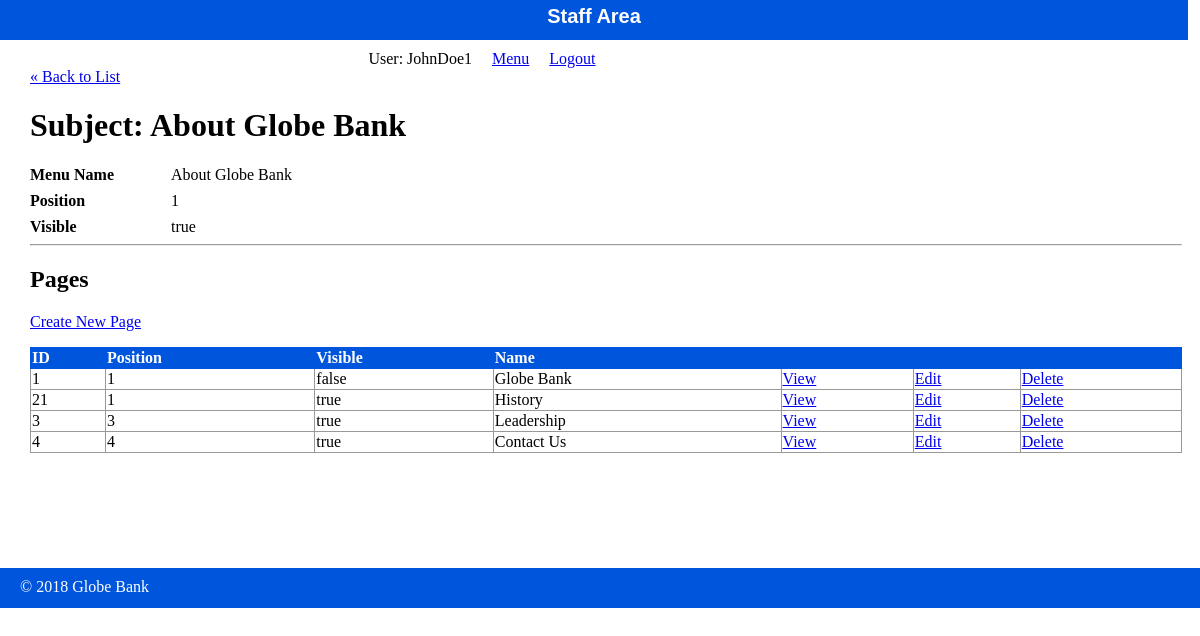
/staff/subjects/show.php (signed in), run on the app's committed database.
### tables this page shows
CREATE TABLE `subjects` (
  `id` int(11) NOT NULL,
  `menu_name` varchar(255) DEFAULT NULL,
  `position` int(3) DEFAULT NULL,
  `visible` tinyint(1) DEFAULT NULL
);

CREATE TABLE `pages` (
  `id` int(11) NOT NULL,
  `subject_id` int(11) NOT NULL,
  `page_name` varchar(255) DEFAULT NULL,
  `position` int(3) DEFAULT NULL,
  `visible` tinyint(4) NOT NULL DEFAULT '1',
  `content` text NOT NULL
);

### private/functions.php (called while the page is built, shortened)
<?php
function url_for($script_path) {
    return WWW_ROOT . $script_path;
}
function u($string = "") {
    return urlencode($string);
}
function h($string = "") {
    return htmlspecialchars($string);
}

### private/database.php (called while the page is built, shortened)
<?php
function db_escape($connection, $string) {
    return mysqli_real_escape_string($connection, $string);
}

### private/query_functions.php (called while the page is built, shortened)
<?php
function find_subject_by_id($id, $options = []) {
    global $db;
    $visible = $options['visible'] ?? false;
    $sql = "SELECT * FROM subjects ";
    $sql .= "WHERE id='" . db_escape($db, $id) . "' ";
    $result = mysqli_query($db, $sql);
    $subject = mysqli_fetch_assoc($result);
    return $subject;
}
function find_pages_by_subject_id($subject_id, $options = []) {
    global $db;
    $visible = $options['visible'] ?? false;
    $sql = "SELECT * FROM pages ";
    $sql .= "WHERE subject_id='" . db_escape($db, $subject_id) . "' ";
    $sql .= "ORDER BY position ASC";
    $result = mysqli_query($db, $sql);
    return $result;
}

### public/staff/subjects/show.php (the view, shortened to what this page needs)
<?php
$id = $_GET['id'] ?? '1';
$subject = find_subject_by_id($id);
$result_set = find_pages_by_subject_id($id);
?>
<?php include(SHARED_PATH . '/staff_header.php'); ?>
<div id="content">
    <a class="back-link" href="<?php echo url_for('/staff/subjects/index.php'); ?>">&laquo; Back to List</a>
    <div class="subject show">
        <h1>Subject: <?php echo h($subject['menu_name']); ?></h1>
        <div class="attributes">
            <dl>
                <dt>Menu Name</dt>
                <dd><?php echo h($subject['menu_name']); ?></dd>
            </dl>
            <dl>
                <dt>Position</dt>
                <dd><?php echo h($subject['position']); ?></dd>
            </dl>
            <dl>
                <dt>Visible</dt>
                <dd><?php echo $subject['visible'] == '1' ? 'true' : 'false'; ?></dd>
            </dl>
        </div>
        <hr/>
        <div class="pages listing">
            <h2>Pages</h2>
            <div class="actions">
                <a class="action" href="<?php echo url_for('/staff/pages/new.php?subject_id='.h(u($subject['id']))); ?>">Create New Page</a>
            </div>
            <table class="list">
                <tr>
                    <th>ID</th>
                    <th>Position</th>
                    <th>Visible</th>
                    <th>Name</th>
                    <th>&nbsp;</th>
                    <th>&nbsp;</th>
                    <th>&nbsp;</th>
                </tr>
                <?php while ($page = mysqli_fetch_assoc($result_set)) { ?>
                    <tr>
                        <td><?php echo h($page['id']); ?></td>
                        <td><?php echo h($page['position']); ?></td>
                        <td><?php echo $page['visible'] == 1 ? 'true' : 'false'; ?></td>
                        <td><?php echo h($page['page_name']); ?></td>
                        <td><a class="action" href="<?php echo url_for('/staff/pages/show.php?id=' . h(u($page['id']))); ?>">View</a></td>
                        <td><a class="action" href="<?php echo url_for('/staff/pages/edit.php?id=' . h(u($page['id']))); ?>">Edit</a></td>
                        <td><a class="action" href="<?php echo url_for('/staff/pages/delete.php?id=' . h(u($page['id']))); ?>">Delete</a></td>
                    </tr>
                <?php } ?>
            </table>
        </div>
    </div>
</div>
<?php include(SHARED_PATH . '/staff_footer.php'); ?>

### public/stylesheets/staff.css (style rules this page uses)
html { height: 100%; width: 100%; }
body { height: 980px; width: 100%; margin: 0; padding: 0; }
#content { width: 96%; min-height: 500px; padding: 0 30px; }
.actions { margin-bottom: 1em; }
table { border-collapse: collapse; vertical-align: top; }
table.list { width: 100%; }
table.list tr td { border: 1px solid #999999; }
table.list tr th { border: 1px solid #0055DD; background: #0055DD; color: white; text-align: left; }
dl { clear: both; overflow: hidden; margin: 0.5em 0; }
dt { float: left; font-weight: bold; width: 125px; }
dd { float: left; margin-left: 1em; }

### data on the page
subjects: menu_name "About Globe Bank", position "1"
pages: id "1", position "1", visible "false", page_name "Globe Bank"
pages: id "21", position "1", visible "true", page_name "History"
pages: id "3", position "3", visible "true", page_name "Leadership"
pages: id "4", position "4", visible "true", page_name "Contact Us"

### other printed values
$_SESSION['username'] "JohnDoe1"
